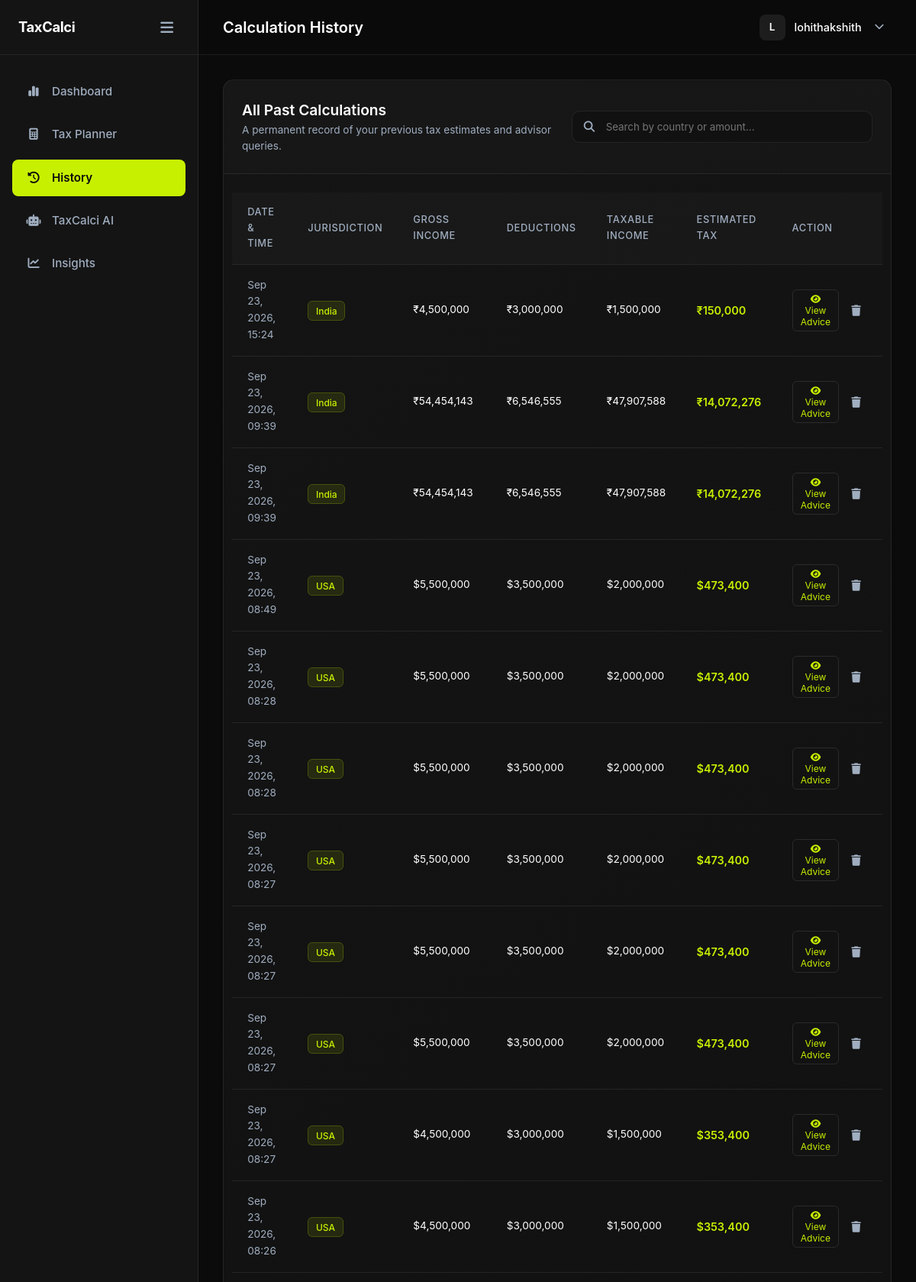
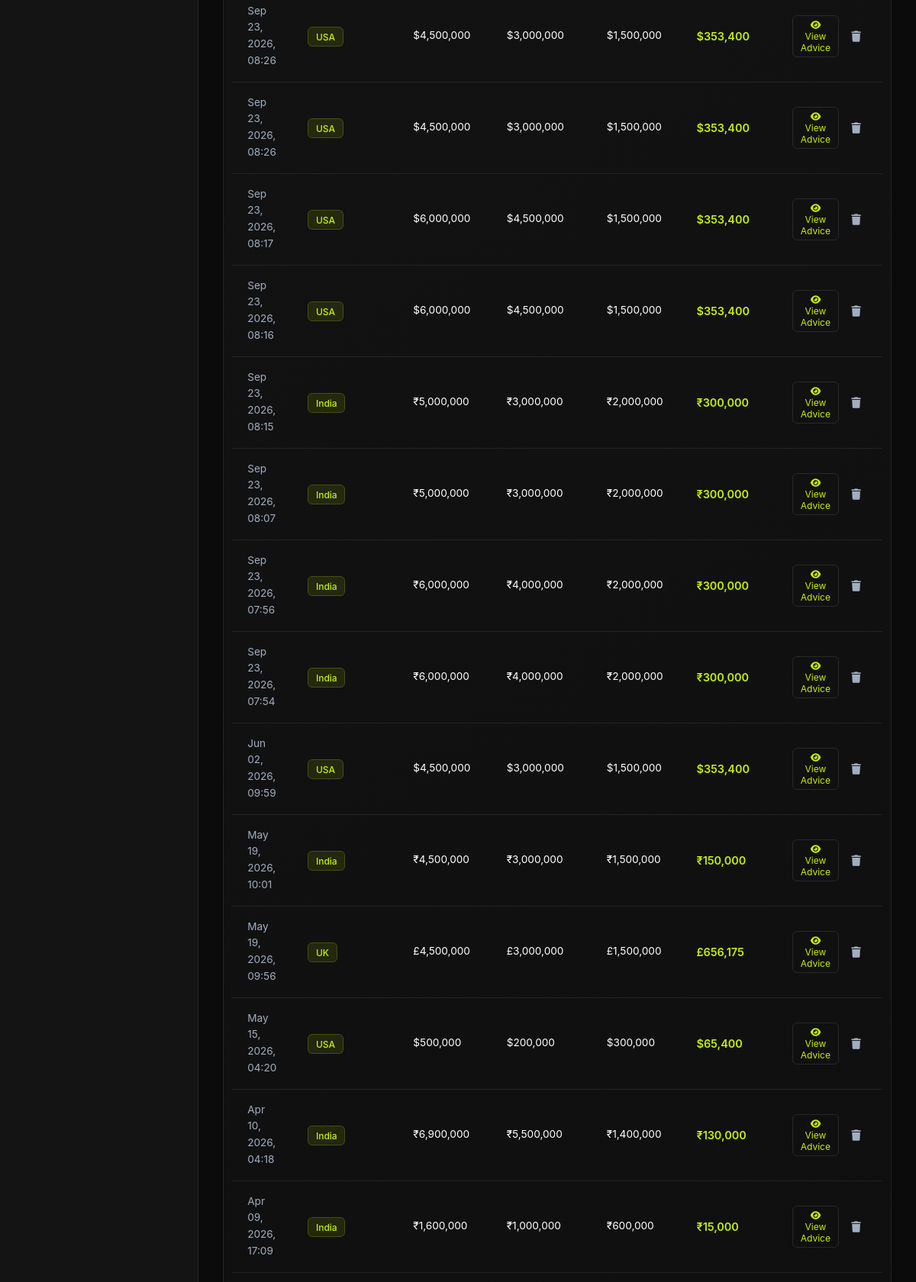
Page /dashboard/history/ (signed in, upper part) on the committed database (2 pictures, top to bottom).
### tax_engine/models.py (models this page shows, shortened)
class TaxCalculation(models.Model):
    user = models.ForeignKey(User, on_delete=models.CASCADE)
    country = models.CharField(max_length=50)
    income = models.FloatField()
    deductions = models.FloatField()
    taxable_income = models.FloatField()
    estimated_tax = models.FloatField()
    ai_explanation = models.TextField(blank=True, null=True)
    created_at = models.DateTimeField(auto_now_add=True)

### dashboard/views.py (the view)
# urls.py: path('dashboard/history/', views.history_view, name='history'),
@login_required
def history_view(request):
    calculations = TaxCalculation.objects.filter(user=request.user).order_by('-created_at')
    return render(request, 'dashboard/history.html', {'calculations': calculations})

### dashboard/templatetags/tax_tags.py (called while the page is built)
@register.filter
def currency_symbol(country_name):
    if not country_name:
        return "₹"  # Default to INR as per user preference
    country = str(country_name).lower().strip()
    mapping = {
        'india': '₹',
        'in': '₹',
        'inr': '₹',
        'us': '$',
        'usa': '$',
        'usd': '$',
        'united states': '$',
        'uk': '£',
        'gbp': '£',
        'united kingdom': '£',
        'gb': '£',
        'canada': 'C$',
        'cad': 'C$',
        'ca': 'C$',
        'australia': 'A$',
        'aud': 'A$',
        'au': 'A$',
        'europe': '€',
        'eu': '€',
        'euro': '€',
        'eur': '€',
    }
    return mapping.get(country, '₹')  # Default fallback to INR

@register.filter
def country_display(value):
    if not value:
        return "India"
    mapping = {
        'india': 'India',
        'in': 'India',
        'inr': 'India',
        'us': 'USA',
        'usa': 'USA',
        'usd': 'USA',
        'united states': 'USA',
        'uk': 'UK',
        'gbp': 'UK',
        'united kingdom': 'UK',
        'canada': 'Canada',
        'cad': 'Canada',
        'australia': 'Australia',
        'aud': 'Australia',
        'europe': 'European Union',
        'eu': 'European Union',
        'eur': 'European Union',
        'euro': 'European Union',
    }
    return mapping.get(str(value).lower().strip(), str(value).title())

### templates/dashboard/history.html (shortened to what this page needs)
{% extends 'base_app.html' %}
{% load tax_tags humanize tz %}
{% block page_title %}Calculation History{% endblock %}
{% block content %}
<div class="history-card page-transition">
    <div class="card-header flex-between align-center">
        <div>
            <h3>All Past Calculations</h3>
            <p class="text-muted text-sm mt-1">A permanent record of your previous tax estimates and advisor queries.
            </p>
        </div>
        <div class="search-wrapper">
            <i class="fa-solid fa-search"></i>
            <input type="text" id="historySearch" placeholder="Search by country or amount..." class="modern-input">
        </div>
    </div>
    <div class="card-body p-0">
        {% if calculations %}
        <div class="table-responsive">
            <table class="table table-hover" id="historyTable">
                <thead>
                    <tr>
                        <th>Date & Time</th>
                        <th>Jurisdiction</th>
                        <th>Gross Income</th>
                        <th>Deductions</th>
                        <th>Taxable Income</th>
                        <th>Estimated Tax</th>
                        <th>Action</th>
                    </tr>
                </thead>
                <tbody>
                    {% for calc in calculations %}
                    <tr  onclick="viewAIExplanation('{{ calc.id }}')">
                        <td class="text-muted text-sm timestamp-cell" data-utc="{{ calc.created_at|date:'c' }}">{{ calc.created_at|localtime|date:"M d, Y H:i" }}</td>
                        <td>
                            <span class="badge"
                                style="background: rgba(199,240,0,0.1); color: var(--accent-neon); border: 1px solid rgba(199,240,0,0.2);">
                                {{ calc.country|country_display }}
                            </span>
                        </td>
                        <td class="text-sm">
                            {{ calc.country|currency_symbol }}{{ calc.income|floatformat:0|intcomma }}
                        </td>
                        <td class="text-sm">
                            {{ calc.country|currency_symbol }}{{ calc.deductions|floatformat:0|intcomma }}
                        </td>
                        <td class="text-sm">
                            {{ calc.country|currency_symbol }}{{ calc.taxable_income|floatformat:0|intcomma }}
                        </td>
                        <td class="text-accent font-weight-bold">
                            {{ calc.country|currency_symbol }}{{ calc.estimated_tax|floatformat:0|intcomma }}
                        </td>
                        <td>
                            <div style="display: flex; gap: 0.5rem;">
                                <button class="btn-view-advice" style="background: transparent;cursor: pointer; border: 1px solid rgba(255,255,255,0.1); color: var(--accent-neon); padding: 4px 10px; border-radius: 6px; font-size: 0.75rem;">
                                    <i class="fa-solid fa-eye"></i> View Advice
                                </button>
                                <button class="btn-delete-calc" onclick="confirmDeleteCalc(event, '{{ calc.id }}', this)"
                                    style="background: transparent; border: none; color: var(--text-muted); cursor: pointer; padding: 4px 8px; font-size: 0.9rem; transition: color 0.2s ease;"
                                    onmouseover="this.style.color='#ef4444'"
                                    onmouseout="this.style.color='var(--text-muted)'"
                                    title="Delete calculation">
                                    <i class="fa-solid fa-trash"></i>
                                </button>
                            </div>
                        </td>
                    </tr>
                    {% endfor %}
                </tbody>
            </table>
        </div>
        {% endif %}
    </div>
</div>
{% endblock %}

### templates/base_app.html (shortened to what this page needs)
{% load static %}
<!DOCTYPE html>
<html lang="en">
<head>
    <link rel="stylesheet" href="https://cdnjs.cloudflare.com/ajax/libs/font-awesome/6.5.1/css/all.min.css" />
    <link rel="stylesheet" href="{% static 'style.css' %}">
    <link rel="stylesheet" href="{% static 'dashboard.css' %}">
</head>
<body class="app-body">
    <aside class="app-sidebar" id="appSidebar">
        <div class="sidebar-header">
            <span class="logo">TaxCalci</span>
            <button class="icon-btn" id="toggleSidebar"><i class="fa-solid fa-bars"></i></button>
        </div>
        <nav class="sidebar-nav">
            <a href="{% url 'dashboard' %}" class="nav-item">
                <span class="nav-icon"><i class="fa-solid fa-chart-simple"></i></span>
                <span class="nav-label">Dashboard</span>
            </a>
            <a href="{% url 'calculator' %}" class="nav-item">
                <span class="nav-icon"><i class="fa-solid fa-calculator"></i></span>
                <span class="nav-label">Tax Planner</span>
            </a>
            <a href="{% url 'history' %}" class="nav-item">
                <span class="nav-icon"><i class="fa-solid fa-clock-rotate-left"></i></span>
                <span class="nav-label">History</span>
            </a>
            <a href="{% url 'chat' %}" class="nav-item">
                <span class="nav-icon"><i class="fa-solid fa-robot"></i></span>
                <span class="nav-label">TaxCalci AI</span>
            </a>
            {% if request.user.is_authenticated and request.user.profile.role == 'admin' %}
            <a href="{% url 'analytics_dashboard' %}" class="nav-item">
                <span class="nav-icon"><i class="fa-solid fa-chart-line"></i></span>
                <span class="nav-label">Insights</span>
            </a>
            {% endif %}
        </nav>
    </aside>
    <div class="app-main">
        <header class="app-topbar">
            <div class="topbar-left">
                <h2 class="page-title">{% block page_title %}Dashboard{% endblock %}</h2>
            </div>
            <div class="topbar-right">
                <div class="user-profile-dropdown" id="userProfileDropdown">
                    <div class="user-profile-trigger" id="dropdownTrigger">
                        <div class="user-avatar" data-initials="{{ request.user.username|make_list|first|upper }}">
                            {{ request.user.username|make_list|first|upper }}
                        </div>
                        <span class="user-name">{{ request.user.username }}</span>
                        <i class="fa-solid fa-chevron-down"
                            style="font-size: 0.8rem; margin-left: 5px; color: var(--text-muted);"></i>
                    </div>
                </div>
            </div>
        </header>
        <main class="app-content container-fluid">
            {% block content %}
            {% endblock %}
        </main>
    </div>
</body>
</html>

### static/style.css (style rules this page uses)
html { scroll-behavior: smooth; }
.page-transition { animation: pageFadeIn 0.4s ease-out forwards; }
* { margin: 0; padding: 0; box-sizing: border-box; font-family: 'Inter', system-ui, sans-serif; }
:root { --bg-main: #0b0b0b; --bg-card: #141414; --text-main: #ffffff; --text-muted: #b3b3b3; --border-color: #262626; --accent: #c7f000; }
body { background: var(--bg-main); color: var(--text-main); line-height: 1.6; }
a { text-decoration: none; color: var(--text-main); }
main { padding: 2rem; display: block; min-width: 320px; }

### rows in the picture
TaxCalculation: country|country_display "India", country "₹", income "4,500,000", deductions "3,000,000", taxable_income "1,500,000", estimated_tax "150,000"
TaxCalculation: country|country_display "India", country "₹", income "54,454,143", deductions "6,546,555", taxable_income "47,907,588", estimated_tax "14,072,276"
TaxCalculation: country|country_display "India", country "₹", income "54,454,143", deductions "6,546,555", taxable_income "47,907,588", estimated_tax "14,072,276"
TaxCalculation: country|country_display "USA", country "$", income "5,500,000", deductions "3,500,000", taxable_income "2,000,000", estimated_tax "473,400"
TaxCalculation: country|country_display "USA", country "$", income "5,500,000", deductions "3,500,000", taxable_income "2,000,000", estimated_tax "473,400"
TaxCalculation: country|country_display "USA", country "$", income "5,500,000", deductions "3,500,000", taxable_income "2,000,000", estimated_tax "473,400"
TaxCalculation: country|country_display "USA", country "$", income "5,500,000", deductions "3,500,000", taxable_income "2,000,000", estimated_tax "473,400"
TaxCalculation: country|country_display "USA", country "$", income "5,500,000", deductions "3,500,000", taxable_income "2,000,000", estimated_tax "473,400"
TaxCalculation: country|country_display "USA", country "$", income "5,500,000", deductions "3,500,000", taxable_income "2,000,000", estimated_tax "473,400"
TaxCalculation: country|country_display "USA", country "$", income "4,500,000", deductions "3,000,000", taxable_income "1,500,000", estimated_tax "353,400"
TaxCalculation: country|country_display "USA", country "$", income "4,500,000", deductions "3,000,000", taxable_income "1,500,000", estimated_tax "353,400"
TaxCalculation: country|country_display "USA", country "$", income "4,500,000", deductions "3,000,000", taxable_income "1,500,000", estimated_tax "353,400"
TaxCalculation: country|country_display "USA", country "$", income "4,500,000", deductions "3,000,000", taxable_income "1,500,000", estimated_tax "353,400"
TaxCalculation: country|country_display "USA", country "$", income "6,000,000", deductions "4,500,000", taxable_income "1,500,000", estimated_tax "353,400"
TaxCalculation: country|country_display "USA", country "$", income "6,000,000", deductions "4,500,000", taxable_income "1,500,000", estimated_tax "353,400"
TaxCalculation: country|country_display "India", country "₹", income "5,000,000", deductions "3,000,000", taxable_income "2,000,000", estimated_tax "300,000"
TaxCalculation: country|country_display "India", country "₹", income "5,000,000", deductions "3,000,000", taxable_income "2,000,000", estimated_tax "300,000"
TaxCalculation: country|country_display "India", country "₹", income "6,000,000", deductions "4,000,000", taxable_income "2,000,000", estimated_tax "300,000"
TaxCalculation: country|country_display "India", country "₹", income "6,000,000", deductions "4,000,000", taxable_income "2,000,000", estimated_tax "300,000"
TaxCalculation: country|country_display "USA", country "$", income "4,500,000", deductions "3,000,000", taxable_income "1,500,000", estimated_tax "353,400"
TaxCalculation: country|country_display "India", country "₹", income "4,500,000", deductions "3,000,000", taxable_income "1,500,000", estimated_tax "150,000"
TaxCalculation: country|country_display "UK", country "£", income "4,500,000", deductions "3,000,000", taxable_income "1,500,000", estimated_tax "656,175"
TaxCalculation: country|country_display "USA", country "$", income "500,000", deductions "200,000", taxable_income "300,000", estimated_tax "65,400"
TaxCalculation: country|country_display "India", country "₹", income "6,900,000", deductions "5,500,000", taxable_income "1,400,000", estimated_tax "130,000"
TaxCalculation: country|country_display "India", country "₹", income "1,600,000", deductions "1,000,000", taxable_income "600,000", estimated_tax "15,000"

### other values in the picture
{{ request.user.username|make_list|first|upper }} "L"
{{ request.user.username }} "lohithakshith"
